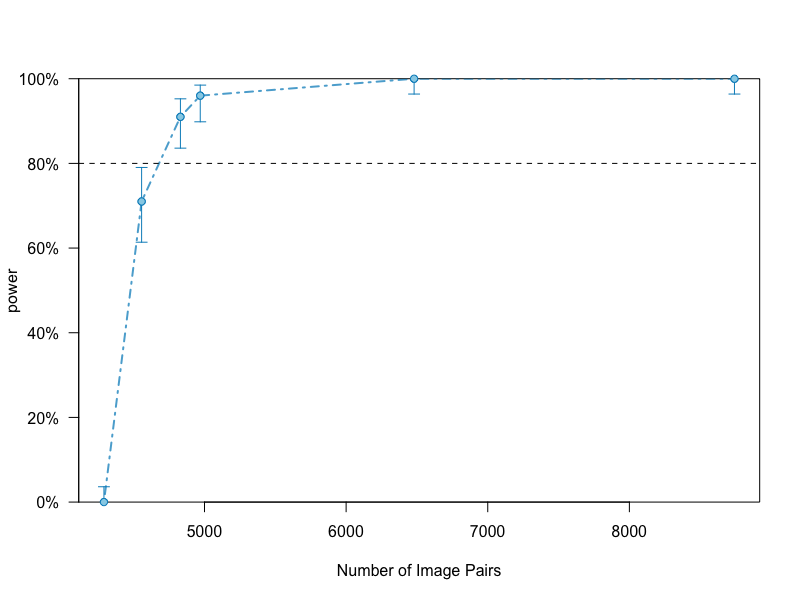

Source code (R):

## Anonymous
# Racial Stereotyping in Large Multimodal Models

## Script date: 23 Mar 2024

# Install and/or load packages -------------------------------------------------

if(!require("tidyverse")){install.packages("tidyverse", dependencies = TRUE); require("tidyverse")}
if(!require("readxl")){install.packages("readxl", dependencies = TRUE); require("readxl")}
if(!require("lme4")){install.packages("lme4", dependencies = TRUE); require("lme4")}
if(!require("lmerTest")){install.packages("lmerTest", dependencies = TRUE); require("lmerTest")}
if(!require("arrow")){install.packages("arrow", dependencies = TRUE); require("arrow")}
if(!require("simr")){install.packages("simr", dependencies = TRUE); require("simr")}

# Load generated text ----------------------------------------------------------

load('homogeneity_study_1.RData')

# Given the massive sample size and the time to run simulations, 
# we randomly sampled 50 observations for each image pair.
# Hence, the power calculations here are under-estimated. 
set.seed(1048596)
mpnetbase_sample = mpnetbase %>% group_by(image_pair) %>% sample_n(50)

# Fit mixed effects model and determine power (race = 0.30) --------------------

mpnetbase.interaction <- lmer(cosine ~ 1 + race * proto + (1|pair_id), 
                              data = mpnetbase_sample, 
                              control = lmerControl(optimizer = "nmkbw", 
                                                    calc.derivs = FALSE))

summary(mpnetbase.interaction)
fixef(mpnetbase.interaction)["raceblack"] <- 0.30

powerSim(mpnetbase.interaction, nsim = 100, 
         test = fixed("raceblack", method = "z"))

# Investigate the relationship between the number of groups and power ----------

length(unique(mpnetbase$pair_id)) # current number of pairs: 8742

pc.more.groups <- powerCurve(mpnetbase.interaction, 
                             breaks = c(3660, 4290, 4970, 6480, 8742), 
                             along = "pair_id", nsim = 100, 
                             test = fixed("raceblack", method = "z"))

plot(pc.more.groups) # Plot power curve
save.image("power_study_1.RData") # Save power curve
